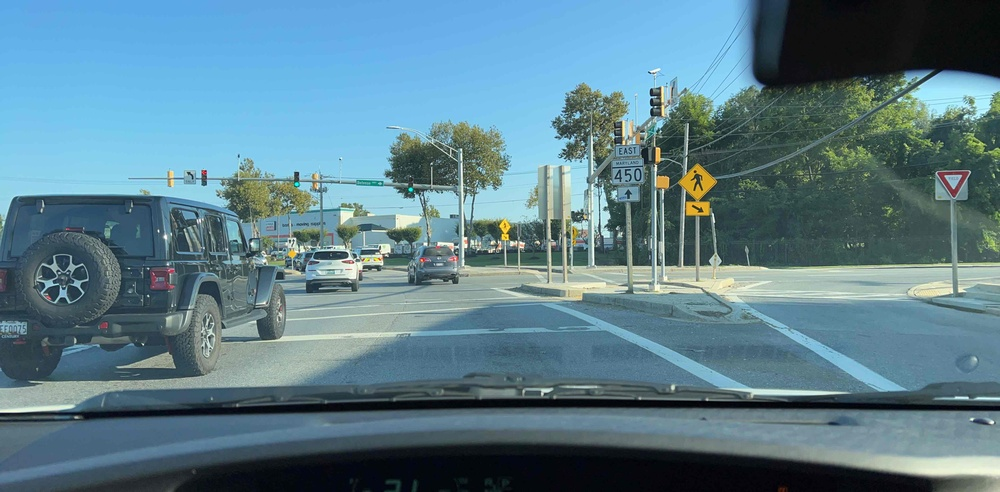
#> input picture Opencv/BlobDetector/104_10160_1663277487063.jpg, 1000 x 492 px, shrunk from 4224 x 2078 before the run
$ python blob.py   (older library calls are emulated)
#> lines starting #> are read from the running program, lines starting #| are printed output that depends on the picture
#!/usr/bin/python

# Standard imports
import cv2
import numpy as np

# Read image
im = cv2.imread("104_10160_1663277487063.jpg", cv2.IMREAD_GRAYSCALE)
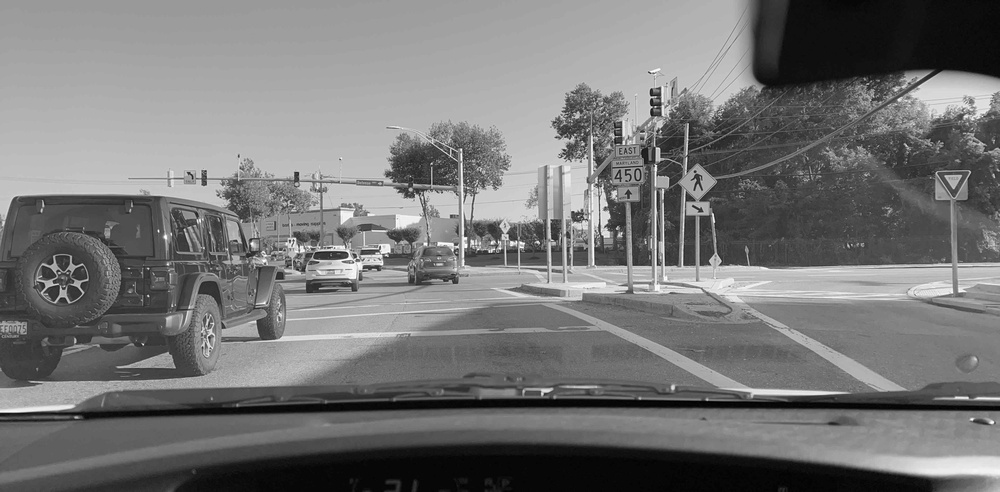
#> im: shape (492, 1000); min 0, max 255, mean 118

# Setup SimpleBlobDetector parameters.
params = cv2.SimpleBlobDetector_Params()

# Change thresholds
params.minThreshold = 10
params.maxThreshold = 1000


# Filter by Area.
params.filterByArea = True
params.minArea = 50000000

# Filter by Circularity
params.filterByCircularity = True
params.minCircularity = 0.1

# Filter by Convexity
params.filterByConvexity = True
params.minConvexity = 0.87

# Filter by Inertia
params.filterByInertia = True
params.minInertiaRatio = 0.01

# Create a detector with the parameters
ver = (cv2.__version__).split('.')
if int(ver[0]) < 3 :
	detector = cv2.SimpleBlobDetector(params)
else :
#> (the run stopped early here; a loop or call above may not have finished)

$ run again, with Opencv/BlobDetector/0000000445.jpg copied over Opencv/BlobDetector/104_10160_1663277487063.jpg
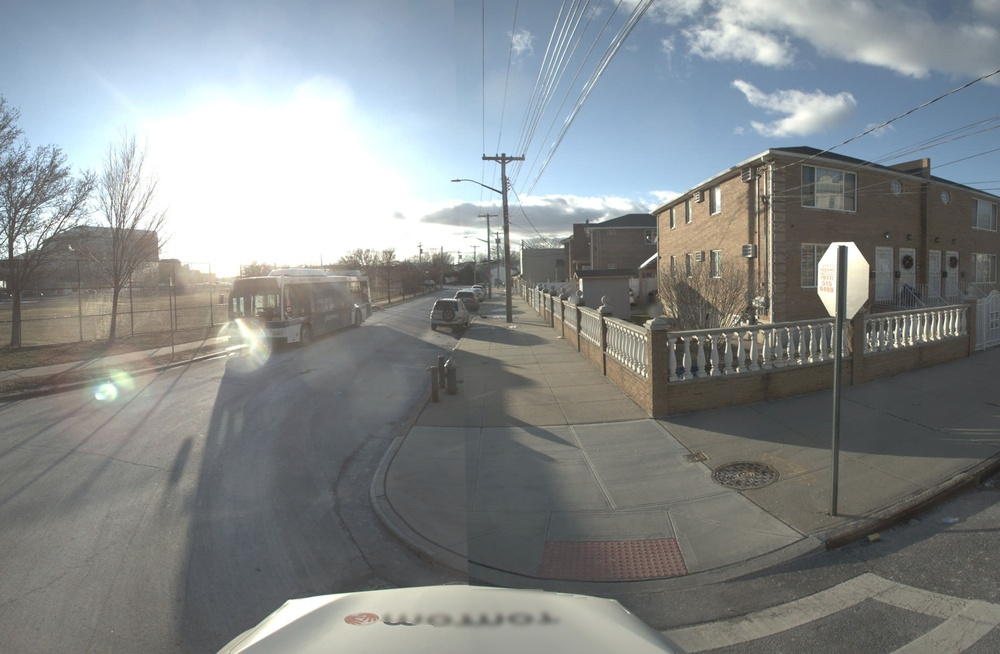
#> input picture Opencv/BlobDetector/0000000445.jpg, 1000 x 654 px, shrunk from 3645 x 2385 before the run
#> `im = cv2.imread("104_10160_1663277487063.jpg", cv2.IMREAD_GRAYSCALE)`:
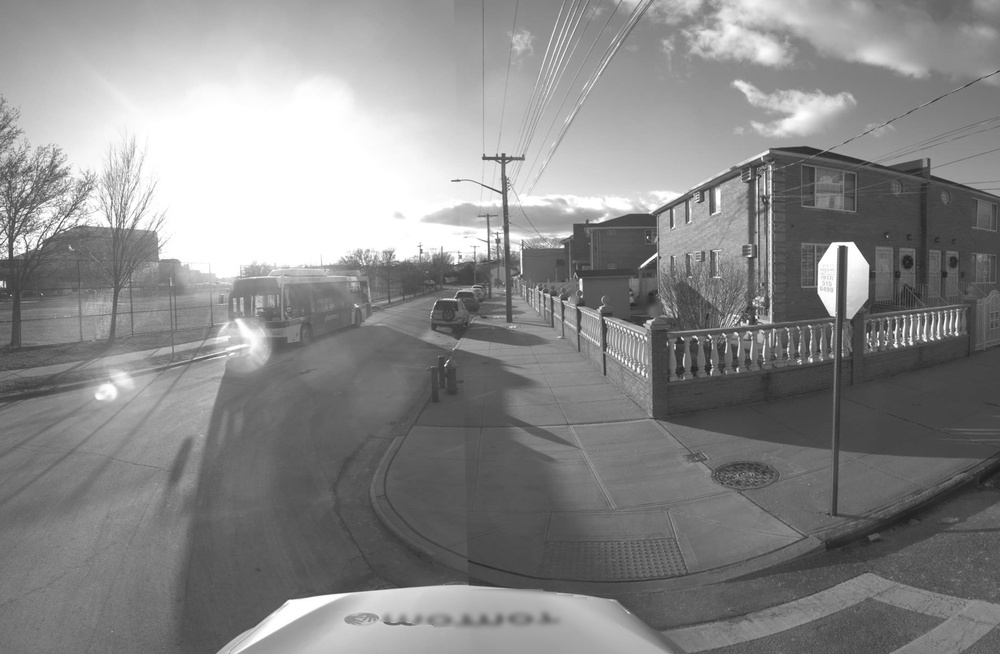
#> im: shape (654, 1000); min 29, max 255, mean 137.2
